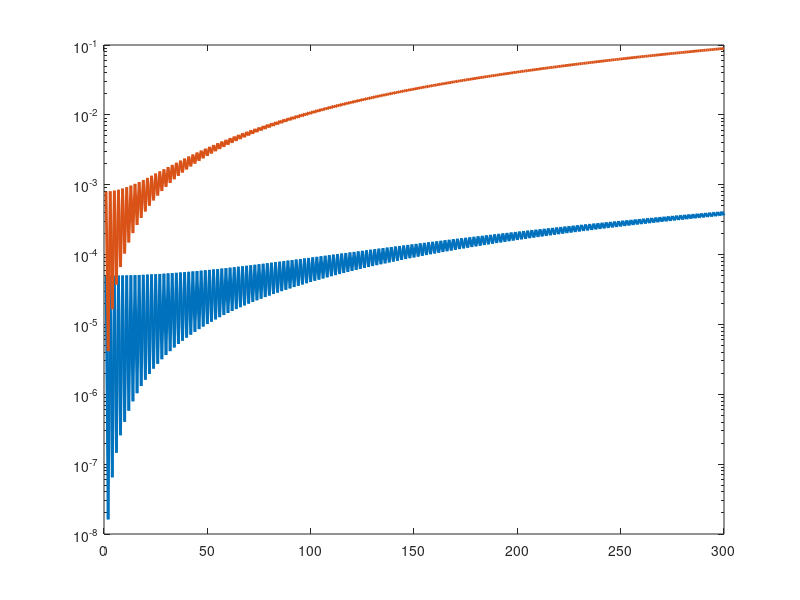

Write MATLAB code to recreate this figure. (Note: this script raises an error after producing the figure.)
%--------------------------------------------------------------------------
%Created by Eva Takou
%Last modified: Oct 23, 2023
%--------------------------------------------------------------------------

clear
clc

s0=0;
s1=-1;

X=[0 1; 1 0];
Y=[0 -1i ; 1i 0];
Z=[1 0 ; 0 -1];
Ze=[s0 0 ; 0 s1];
Rx=@ (err) expm(-1i*(pi+err)/2*X);
Ry=@ (err) expm(-1i*(pi+err)/2*Y);

%Average the fidelity over arbitrary initial states to find the gate fid of
%the pi-pulse

ket0 = [1;0];
ket1 = [0;1];
ket2 = 1/sqrt(2)*[1;1];
ket3 = 1/sqrt(2)*[1;-1];
ket4 = 1/sqrt(2)*[1;1i];
ket5 = 1/sqrt(2)*[1;-1i];

kets = {ket0,ket1,ket2,ket3,ket4,ket5};

for jj=1:length(kets)
   
    rho0s{jj}=kets{jj}*kets{jj}';
    
end


%% Systematic pulse error

c = 2*pi*1e-3;

B0        = 403;
B0        = B0*1e-4;   
t         = 3; %\mu s
gamma_e   = 1.760859*10^11 ;  %rad/T*s

we = gamma_e * B0 ;               % Larmor freq of electron
we = we*1e-6;                       %  MHz
we = we*1e3;                        % in KHz
we = we/(2*pi);                     

we       = c*we;
iter_Max = 300;

pulse_error1 = 2/100;
pulse_error2 = 8/100;

Hfree = we*Ze;
Uf    = @(t) expm(-1i*t*Hfree); 

UCPMG=@(t,err) Uf(t/4)*Rx(err(1))*Uf(t/2)*Rx(err(2))*Uf(t/4);
UXY2=@(t,err)  Uf(t/4)*Rx(err(1))*Uf(t/2)*Ry(err(2))*Uf(t/4);

for N=1:iter_Max
    
    Uideal_CPMG = UCPMG(t,[0,0])^N;
    Uideal_XY2  = UXY2(t,[0,0])^N;
    
    Uer_CPMG    = UCPMG(t,[pulse_error1,pulse_error1])^N;
    Uer_XY2     = UXY2(t,[pulse_error1,pulse_error1])^N;
    Uer_XY2_V2  = UXY2(t,[pulse_error2,pulse_error2])^N;
    
    for ll=1:length(rho0s)
       
        r0 = rho0s{ll};
        
        rj_CPMG    = Uer_CPMG*r0*Uer_CPMG';
        rj_XY2     = Uer_XY2*r0*Uer_XY2';
        rj_XY2_V2  = Uer_XY2_V2*r0*Uer_XY2_V2';
        
        fCPMG(ll)   = real(trace(Uideal_CPMG*r0*Uideal_CPMG'*rj_CPMG));
        fXY2(ll)    = real(trace(Uideal_XY2*r0*Uideal_XY2'*rj_XY2));
        fXY2_V2(ll) = real(trace(Uideal_XY2*r0*Uideal_XY2'*rj_XY2_V2));
    end
    
    FidCPMG(N)    = sum(fCPMG)/6;
    FidXY2(N)     = sum(fXY2)/6;
    FidXY2_V2(N)  = sum(fXY2_V2)/6;
    
end
close all

h=semilogy(1:iter_Max,[1-FidXY2;1-FidXY2_V2],'linewidth',2)
h(1).Marker='o';
%ylim([0.95,1])

legend('XY2 $\epsilon=2\%$','XY2 $\epsilon=8\%$',...
       'location','best','color','none',...
       'edgecolor','none','interpreter','latex')
xlabel('$N$','interpreter','latex')
ylabel('$1-F$','interpreter','latex')

set(gca,'fontsize',24,'fontname','Microsoft Sans Serif')

set(gcf,'color','w')

set(gca, 'Box', 'on', 'TickDir', 'out', 'TickLength', [.003 .003], ...
    'XMinorTick', 'off', 'YMinorTick', 'on', 'YGrid', 'on', ...
    'XColor', [.3 .3 .3], 'YColor', [.3 .3 .3],  ...
    'LineWidth', 0.5)



%% Random pulse errors
clear
clc
reps = 1000;

Nmax  = 300;
t     = 3;
sigma = 0.01;

parfor jj=1:reps
    
    [FidCPMG(jj,:),FidXY2(jj,:)]=random_pi_pulse_errors(t,Nmax,sigma);
    
end

for N=1:Nmax
    
   meanF_CPMG(N)  = mean(FidCPMG(:,N));
   miner_CPMG(N)  = meanF_CPMG(N)-min(FidCPMG(:,N));
   maxer_CPMG(N)  = max(FidCPMG(:,N))-meanF_CPMG(N);
   
   meanF_XY2(N)  = mean(FidXY2(:,N));
   miner_XY2(N)  = meanF_XY2(N)-min(FidXY2(:,N));
   maxer_XY2(N)  = max(FidXY2(:,N))-meanF_XY2(N);
   
end

%% Plot as 2 subplots
close all

color=[24,116,205]/255;

color1 = [0,0,0];
color2 = [0,191,255]/255;%[152,245,255]/255;

subplot(2,1,1)

for jj=1:reps
   
    l=plot(1:Nmax,FidCPMG(jj,:),'color',[color1,0.1]);
    hold on
end

hold on

h=plot(1:Nmax,meanF_CPMG)
h.Marker='o';
h.MarkerFaceColor = color;
h.MarkerEdgeColor = color;
h.MarkerSize = 6;
h.LineWidth=2;
h.Color=color1;

xlabel('$N$','interpreter','latex')
ylabel('$\bar{F}$','interpreter','latex')
set(gca,'fontsize',24,'fontname','Microsoft Sans Serif')
title('CPMG')

set(gcf,'color','w')
xlim([1,Nmax])

set(gca, 'Box', 'on', 'TickDir', 'out', 'TickLength', [.003 .003], ...
    'XMinorTick', 'off', 'YMinorTick', 'on', 'YGrid', 'on', ...
    'XColor', [.3 .3 .3], 'YColor', [.3 .3 .3],  ...
    'LineWidth', 0.5)


subplot(2,1,2)

for jj=1:reps
   
    l=plot(1:Nmax,FidXY2(jj,:),'color',[color1,0.1]);
    hold on
end
h=plot(1:Nmax,meanF_XY2)
h.Marker='o';
h.MarkerFaceColor = color;
h.MarkerEdgeColor = color;
h.MarkerSize = 6;
h.Color=color2;
h.LineWidth=2;

title('XY2')
xlabel('$N$','interpreter','latex')
ylabel('$\bar{F}$','interpreter','latex')
set(gca,'fontsize',24,'fontname','Microsoft Sans Serif')

set(gcf,'color','w')
xlim([1,Nmax])

set(gca, 'Box', 'on', 'TickDir', 'out', 'TickLength', [.003 .003], ...
    'XMinorTick', 'off', 'YMinorTick', 'on', 'YGrid', 'on', ...
    'XColor', [.3 .3 .3], 'YColor', [.3 .3 .3],  ...
    'LineWidth', 0.5)





%% Plot with errorbars
close all



color1 = [0,0,0];
color2 = [0,191,255]/255;%[152,245,255]/255;

h=plot(1:Nmax,[meanF_CPMG;meanF_XY2])
h(1).Marker='s';
h(1).MarkerFaceColor = color1;
h(1).MarkerSize = 10;
h(2).Marker='o';
h(2).MarkerSize = 10;
h(2).MarkerFaceColor = color2;
h(1).LineWidth=2.5;
h(2).LineWidth=1.5;
h(1).Color=color1;
h(2).Color=color2;

hold on

for jj=1:reps
   
    l=plot(1:Nmax,FidCPMG(jj,:),'color',[color1,0.1]);
    
end

% hold on
% er1=errorbar(1:Nmax,h(1).YData,miner_CPMG,maxer_CPMG)
% er1.LineWidth=2.5;
% er1.Color=color1;
% er1.CapSize=8;
% 
% hold on
% er2=errorbar(1:Nmax,h(2).YData,miner_XY2,maxer_XY2)
% er2.LineWidth=1.5;
% er2.Color=color2;
% er2.CapSize=8;


xlabel('$N$','interpreter','latex')
ylabel('$F_{av}$','interpreter','latex')
legend('CPMG','XY2','location','best','color','none','edgecolor','none')
set(gca,'fontsize',24,'fontname','Microsoft Sans Serif')

set(gcf,'color','w')
xlim([1,Nmax])

set(gca, 'Box', 'on', 'TickDir', 'out', 'TickLength', [.003 .003], ...
    'XMinorTick', 'off', 'YMinorTick', 'on', 'YGrid', 'on', ...
    'XColor', [.3 .3 .3], 'YColor', [.3 .3 .3],  ...
    'LineWidth', 0.5)


